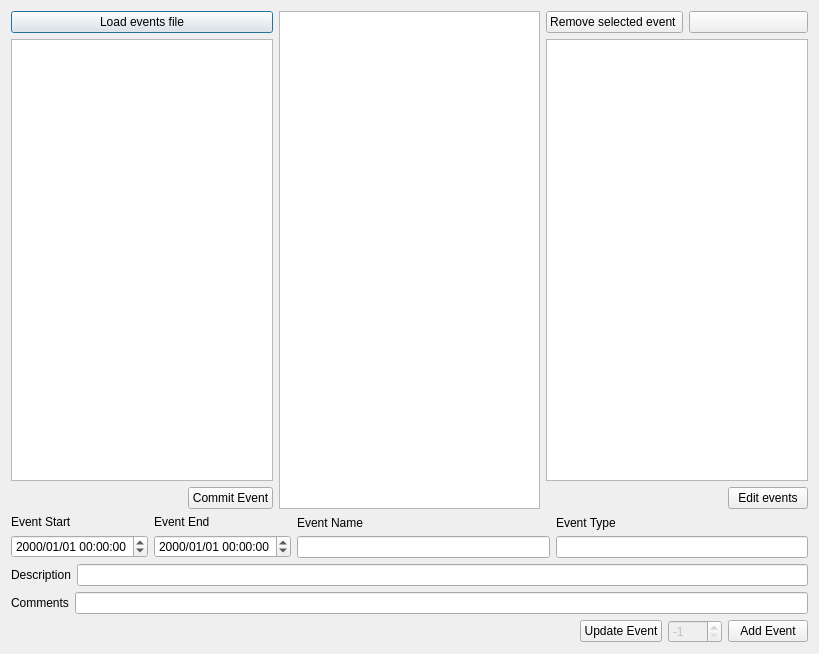
<?xml version="1.0" encoding="UTF-8"?>
<ui version="4.0">
 <class>DefineEvents</class>
 <widget class="QDialog" name="DefineEvents">
  <property name="geometry">
   <rect>
    <x>0</x>
    <y>0</y>
    <width>819</width>
    <height>654</height>
   </rect>
  </property>
  <property name="windowTitle">
   <string>Add/Edit Events</string>
  </property>
  <property name="windowIcon">
   <iconset resource="../Ressources.qrc">
    <normaloff>:/Icons/Icons/education31.svg</normaloff>:/Icons/Icons/education31.svg</iconset>
  </property>
  <layout class="QGridLayout" name="gridLayout">
   <item row="0" column="0">
    <layout class="QVBoxLayout" name="verticalLayout_7">
     <item>
      <layout class="QHBoxLayout" name="horizontalLayout_8">
       <item>
        <layout class="QVBoxLayout" name="verticalLayout_6">
         <item>
          <widget class="QPushButton" name="loadevents">
           <property name="text">
            <string>Load events file</string>
           </property>
           <property name="icon">
            <iconset resource="../Ressources.qrc">
             <normaloff>:/Icons/Icons/education31.svg</normaloff>:/Icons/Icons/education31.svg</iconset>
           </property>
          </widget>
         </item>
         <item>
          <widget class="QTreeView" name="eventstoload"/>
         </item>
         <item>
          <layout class="QHBoxLayout" name="horizontalLayout_7">
           <item>
            <spacer name="horizontalSpacer_2">
             <property name="orientation">
              <enum>Qt::Horizontal</enum>
             </property>
             <property name="sizeHint" stdset="0">
              <size>
               <width>40</width>
               <height>20</height>
              </size>
             </property>
            </spacer>
           </item>
           <item>
            <widget class="QPushButton" name="commitevent">
             <property name="text">
              <string>Commit Event</string>
             </property>
            </widget>
           </item>
          </layout>
         </item>
        </layout>
       </item>
       <item>
        <widget class="QTextBrowser" name="textBrowser"/>
       </item>
       <item>
        <layout class="QVBoxLayout" name="verticalLayout_8">
         <item>
          <layout class="QHBoxLayout" name="horizontalLayout_6">
           <item>
            <widget class="QPushButton" name="removeevent">
             <property name="text">
              <string>Remove selected event </string>
             </property>
             <property name="icon">
              <iconset resource="../Ressources.qrc">
               <normaloff>:/Icons/Icons/bomb1.svg</normaloff>:/Icons/Icons/bomb1.svg</iconset>
             </property>
            </widget>
           </item>
           <item>
            <widget class="QPushButton" name="refresh">
             <property name="text">
              <string/>
             </property>
             <property name="icon">
              <iconset resource="../Ressources.qrc">
               <normaloff>:/Icons/Icons/refresh.svg</normaloff>:/Icons/Icons/refresh.svg</iconset>
             </property>
            </widget>
           </item>
          </layout>
         </item>
         <item>
          <widget class="QTreeView" name="storedevents"/>
         </item>
         <item>
          <layout class="QHBoxLayout" name="horizontalLayout_5">
           <item>
            <spacer name="horizontalSpacer_3">
             <property name="orientation">
              <enum>Qt::Horizontal</enum>
             </property>
             <property name="sizeHint" stdset="0">
              <size>
               <width>40</width>
               <height>20</height>
              </size>
             </property>
            </spacer>
           </item>
           <item>
            <widget class="QPushButton" name="EditEvents">
             <property name="text">
              <string>Edit events</string>
             </property>
             <property name="icon">
              <iconset resource="../Ressources.qrc">
               <normaloff>:/Icons/Icons/repair6.svg</normaloff>:/Icons/Icons/repair6.svg</iconset>
             </property>
            </widget>
           </item>
          </layout>
         </item>
        </layout>
       </item>
      </layout>
     </item>
     <item>
      <layout class="QVBoxLayout" name="verticalLayout_5">
       <item>
        <layout class="QHBoxLayout" name="horizontalLayout">
         <item>
          <layout class="QVBoxLayout" name="verticalLayout">
           <item>
            <widget class="QLabel" name="label">
             <property name="text">
              <string>Event Start</string>
             </property>
            </widget>
           </item>
           <item>
            <widget class="QDateTimeEdit" name="start">
             <property name="displayFormat">
              <string>yyyy/MM/dd hh:mm:ss</string>
             </property>
             <property name="timeSpec">
              <enum>Qt::UTC</enum>
             </property>
            </widget>
           </item>
          </layout>
         </item>
         <item>
          <layout class="QVBoxLayout" name="verticalLayout_2">
           <item>
            <widget class="QLabel" name="label_2">
             <property name="text">
              <string>Event End</string>
             </property>
            </widget>
           </item>
           <item>
            <widget class="QDateTimeEdit" name="end">
             <property name="displayFormat">
              <string>yyyy/MM/dd hh:mm:ss</string>
             </property>
             <property name="timeSpec">
              <enum>Qt::UTC</enum>
             </property>
            </widget>
           </item>
          </layout>
         </item>
         <item>
          <layout class="QVBoxLayout" name="verticalLayout_3">
           <item>
            <widget class="QLabel" name="label_3">
             <property name="text">
              <string>Event Name</string>
             </property>
            </widget>
           </item>
           <item>
            <widget class="QLineEdit" name="RunNumber"/>
           </item>
          </layout>
         </item>
         <item>
          <layout class="QVBoxLayout" name="verticalLayout_4">
           <item>
            <widget class="QLabel" name="label_4">
             <property name="text">
              <string>Event Type</string>
             </property>
            </widget>
           </item>
           <item>
            <widget class="QLineEdit" name="Type"/>
           </item>
          </layout>
         </item>
        </layout>
       </item>
       <item>
        <layout class="QHBoxLayout" name="horizontalLayout_2">
         <item>
          <widget class="QLabel" name="label_5">
           <property name="text">
            <string>Description</string>
           </property>
          </widget>
         </item>
         <item>
          <widget class="QLineEdit" name="Description"/>
         </item>
        </layout>
       </item>
       <item>
        <layout class="QHBoxLayout" name="horizontalLayout_3">
         <item>
          <widget class="QLabel" name="label_6">
           <property name="text">
            <string>Comments</string>
           </property>
          </widget>
         </item>
         <item>
          <widget class="QLineEdit" name="Comments"/>
         </item>
        </layout>
       </item>
       <item>
        <layout class="QHBoxLayout" name="horizontalLayout_4">
         <item>
          <spacer name="horizontalSpacer">
           <property name="orientation">
            <enum>Qt::Horizontal</enum>
           </property>
           <property name="sizeHint" stdset="0">
            <size>
             <width>40</width>
             <height>20</height>
            </size>
           </property>
          </spacer>
         </item>
         <item>
          <widget class="QPushButton" name="updateevent">
           <property name="text">
            <string>Update Event</string>
           </property>
           <property name="icon">
            <iconset resource="../Ressources.qrc">
             <normaloff>:/Icons/Icons/floppy1.svg</normaloff>:/Icons/Icons/floppy1.svg</iconset>
           </property>
          </widget>
         </item>
         <item>
          <widget class="QSpinBox" name="spinBox">
           <property name="enabled">
            <bool>false</bool>
           </property>
           <property name="minimum">
            <number>-1</number>
           </property>
           <property name="maximum">
            <number>9999</number>
           </property>
           <property name="value">
            <number>-1</number>
           </property>
          </widget>
         </item>
         <item>
          <widget class="QPushButton" name="AddButton">
           <property name="text">
            <string>Add Event</string>
           </property>
           <property name="icon">
            <iconset resource="../Ressources.qrc">
             <normaloff>:/Icons/Icons/plus55.svg</normaloff>:/Icons/Icons/plus55.svg</iconset>
           </property>
          </widget>
         </item>
        </layout>
       </item>
      </layout>
     </item>
    </layout>
   </item>
  </layout>
 </widget>
 <resources>
  <include location="../Ressources.qrc"/>
 </resources>
 <connections/>
</ui>
